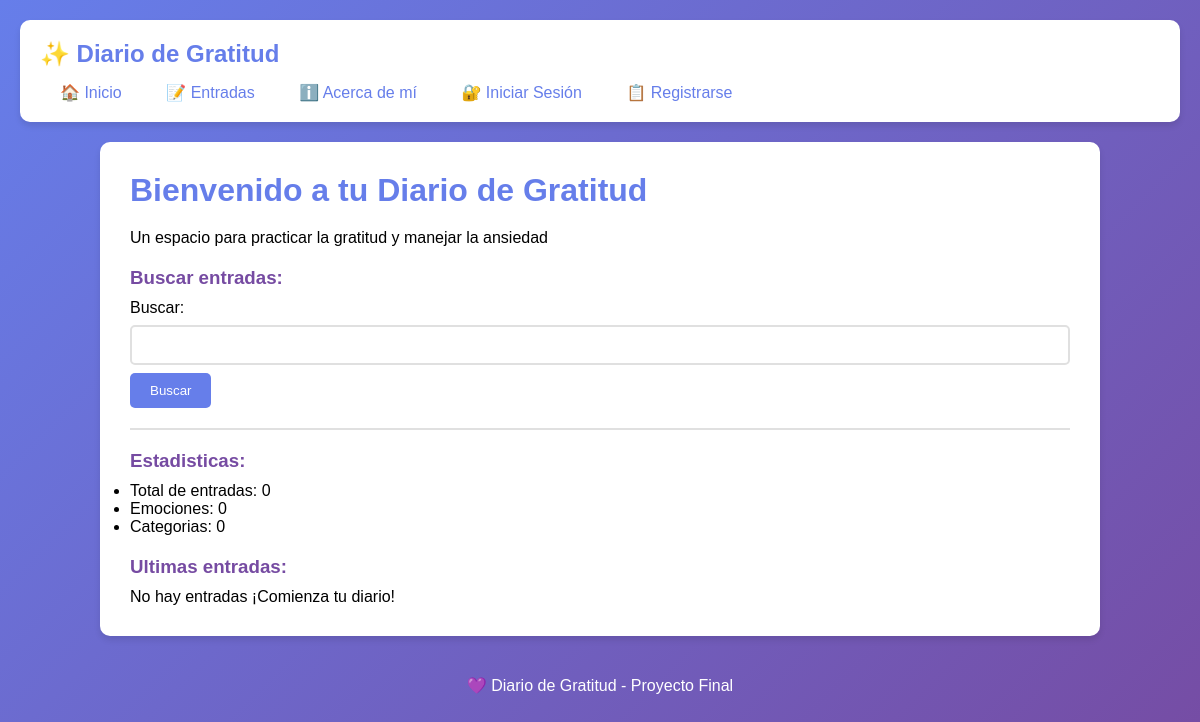
The app's page /, older data.
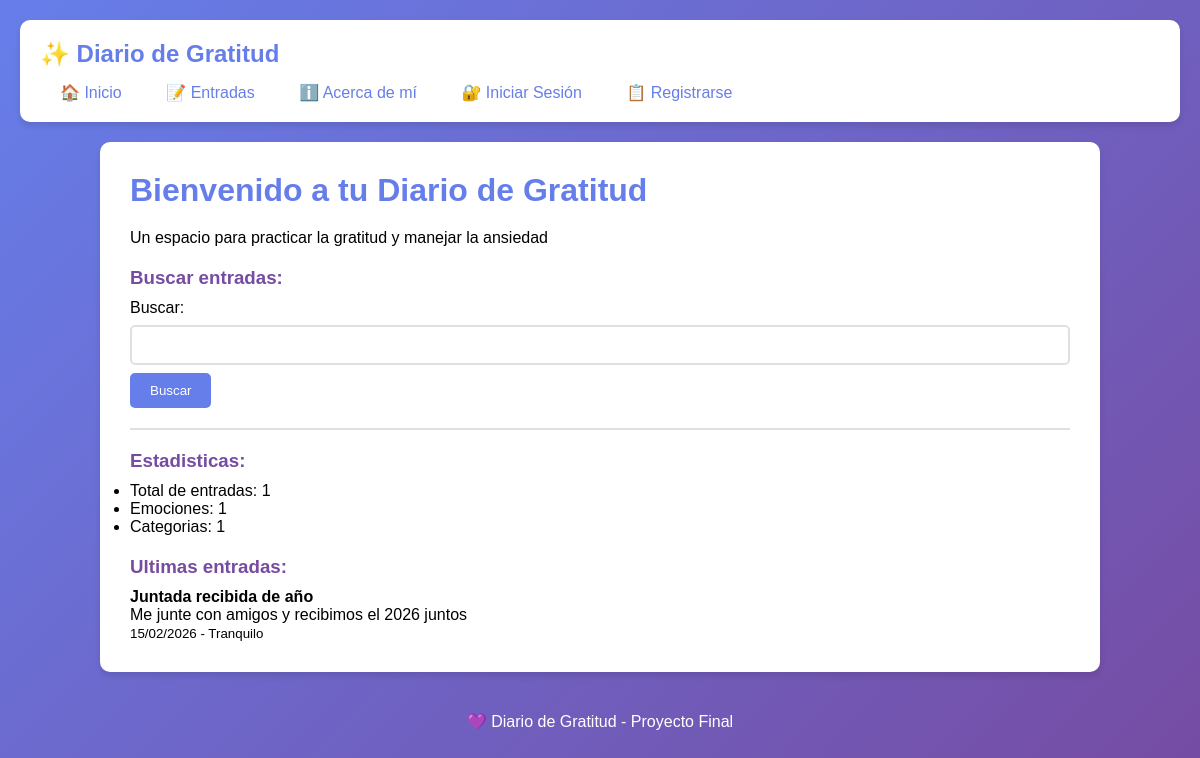
The same page, newer data.
### diario/models.py (models this page shows, shortened)
class EntradaGratitud(models.Model):
    titulo = models.CharField(max_length=200)
    subtitulo = models.CharField(max_length=250, blank=True)
    descripcion = RichTextField()
    imagen = models.ImageField(upload_to='entradas/', blank=True, null=True)
    autor = models.ForeignKey(User, on_delete=models.CASCADE)
    emocion = models.ForeignKey(Emocion, on_delete=models.SET_NULL, null=True)
    categoria = models.ForeignKey(Categoria, on_delete=models.SET_NULL, null=True)
    fecha_creacion = models.DateTimeField(default=timezone.now)
    class Meta:
        verbose_name_plural = "Entradas de Gratitud"
        ordering = ['-fecha_creacion']

class Emocion(models.Model):
    nombre = models.CharField(max_length=50, unique=True)
    descripcion = models.TextField(blank=True)
    class Meta:
        verbose_name_plural = "Emociones"

### diario/views.py (the view, shortened to what this page needs)
# urls.py: path('', views.inicio, name='inicio'),
def inicio(request):
    entradas_recientes = EntradaGratitud.objects.all()[:3]
    total_entradas = EntradaGratitud.objects.count()
    total_emociones = Emocion.objects.count()
    total_categorias = Categoria.objects.count()
    resultados = []
    busqueda = request.GET.get('buscar', '')
    return render(request, 'diario/index.html', {
        'entradas_recientes': entradas_recientes,
        'total_entradas': total_entradas,
        'total_emociones': total_emociones,
        'total_categorias': total_categorias,
        'resultados': resultados,
    })

### diario/templates/diario/index.html (shortened to what this page needs)
{% extends 'diario/base.html' %}
{% block content %}
<h1>Bienvenido a tu Diario de Gratitud</h1>
<p>Un espacio para practicar la gratitud y manejar la ansiedad</p>
<h3>Buscar entradas:</h3>
<form method="GET">
    Buscar: <input type="text" name="buscar" value="{{ request.GET.buscar }}">
    <button type="submit">Buscar</button>
</form>
<hr>
<h3>Estadisticas:</h3>
<ul>
    <li>Total de entradas: {{ total_entradas }}</li>
    <li>Emociones: {{ total_emociones }}</li>
    <li>Categorias: {{ total_categorias }}</li>
</ul>
<h3>Ultimas entradas:</h3>
{% if entradas_recientes %}
    {% for entrada in entradas_recientes %}
    <p>
        <strong>{{ entrada.titulo }}</strong><br>
        {{ entrada.descripcion|truncatewords:10 }}<br>
        <small>{{ entrada.fecha_creacion|date:"d/m/Y" }} - {{ entrada.emocion.nombre }}</small>
    </p>
    {% endfor %}
{% else %}
    <p>No hay entradas ¡Comienza tu diario!</p>
{% endif %}
{% endblock %}

Row changes from the older to the newer data that the page shows:
added EntradaGratitud: titulo "Juntada recibida de año", descripcion "Me junte con amigos y recibimos el 2026 juntos", fecha_creacion "15/02/2026", emocion.nombre "Tranquilo"
Text that changed along with them:
{{ total_entradas }}: "0" → "1"
{{ total_emociones }}: "0" → "1"
{{ total_categorias }}: "0" → "1"
text no longer shown: "No hay entradas ¡Comienza tu diario!"
